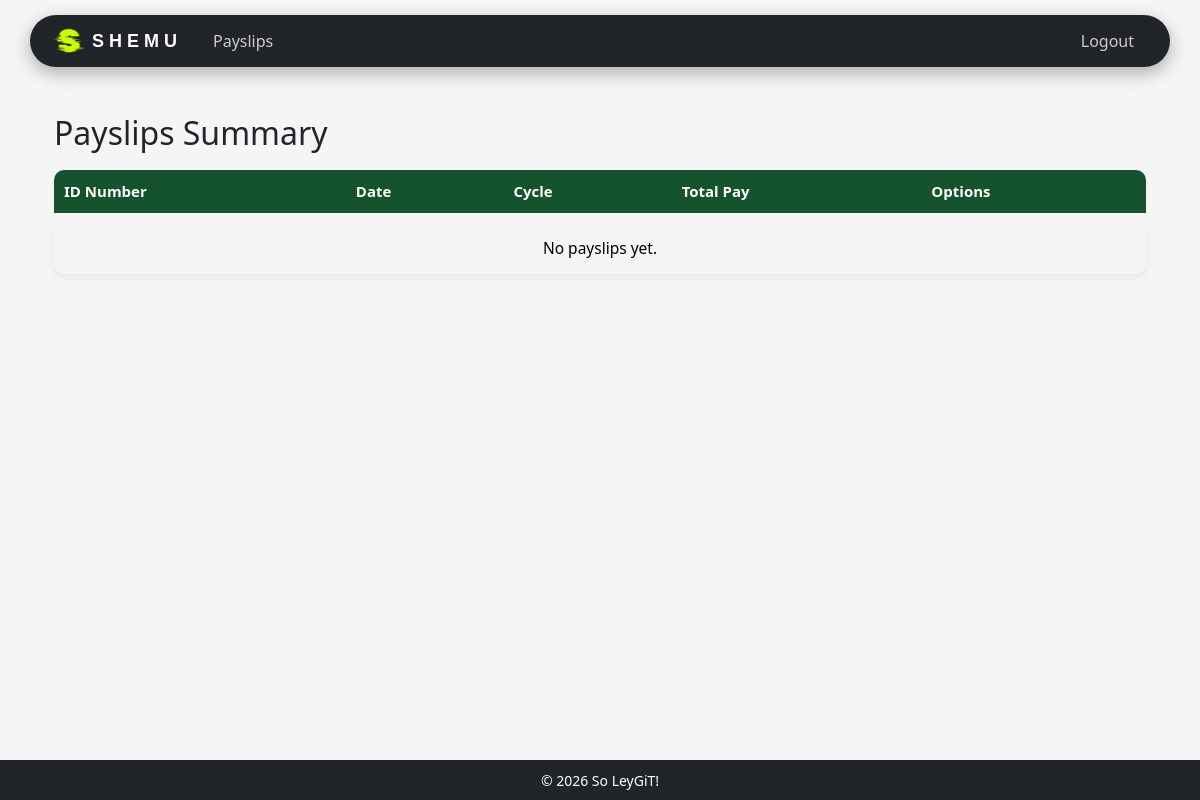
/payslips/ (signed in), run on an earlier commit of the app's database.
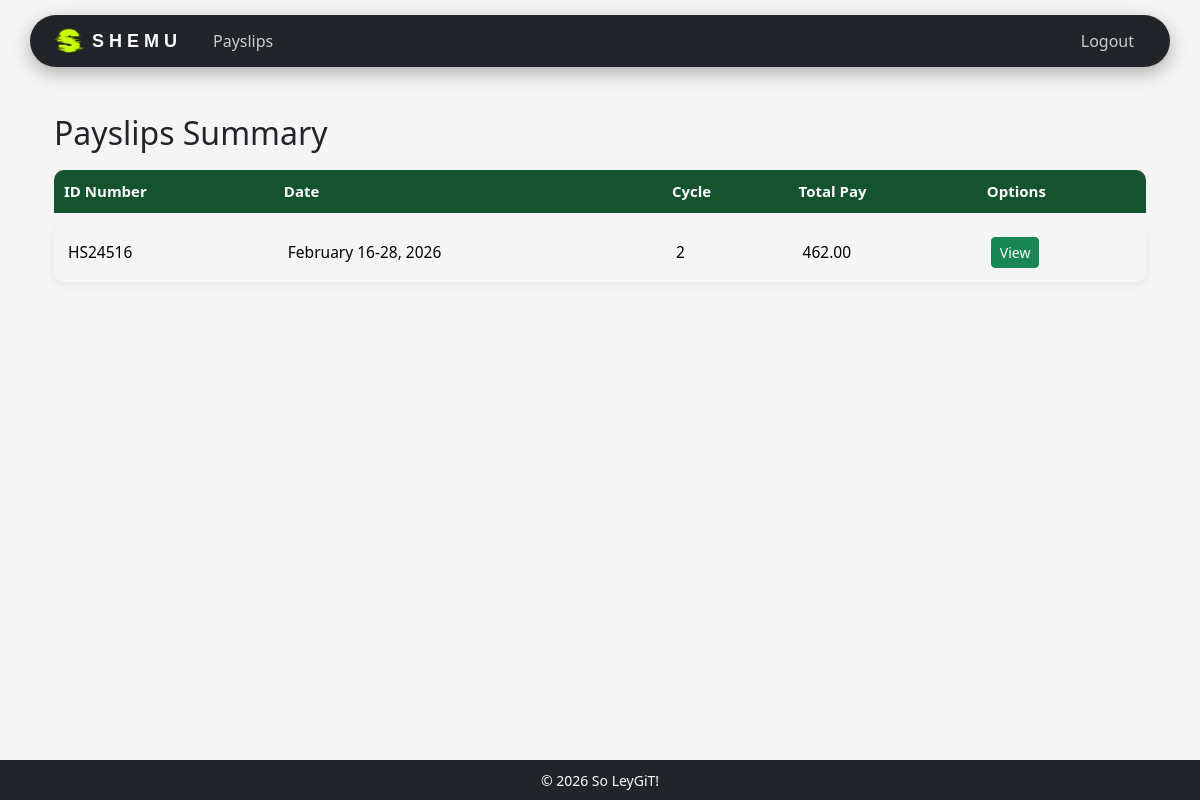
And on a later commit of the database.
### payroll_app/models.py (models this page shows, shortened)
class Payslip(models.Model):
    id_number = models.ForeignKey(Employee, on_delete=models.CASCADE)
    month = models.CharField(max_length=50)
    date_range = models.CharField(max_length=100)
    year = models.CharField(max_length=100)
    pay_cycle = models.IntegerField()
    rate = models.FloatField()
    earnings_allowance = models.FloatField()
    deductions_tax = models.FloatField()
    deductions_health = models.FloatField()
    pag_ibig = models.FloatField()
    sss = models.FloatField()
    overtime = models.FloatField()
    total_pay = models.FloatField()

class Employee(models.Model):
    user = models.OneToOneField(User, on_delete=models.CASCADE, null=True, blank=True)
    name = models.CharField(max_length=200)
    id_number = models.CharField(max_length=200, primary_key=True) # use <str:pk> when linking here
    rate = models.FloatField()
    overtime_pay = models.FloatField(null=True, blank=True, default=0)
    allowance = models.FloatField(null=True, blank=True, default=0)

### payroll_app/views.py (the view, shortened to what this page needs)
# urls.py: path('payslips/', views.payslips_view, name='payslips'),
@login_required
def payslips_view(request):
    if request.user.is_staff:
        payslips = Payslip.objects.all()
        employees = Employee.objects.all()
    else:
        try:
            employee = Employee.objects.get(user=request.user)
            payslips = Payslip.objects.filter(id_number=employee)
            employees = Employee.objects.filter(user=request.user)
        except Employee.DoesNotExist:
            payslips = Payslip.objects.none()
            employees = Employee.objects.none()
    months = ['January', 'February', 'March', 'April', 'May', 'June', 'July', 'August', 'September', 'October', 'November', 'December']
    if request.method == 'POST' and not request.user.is_staff:
        return redirect('payslips')
    context = {
        'payslips': payslips,
        'employees': employees,
        'months': months,
    }
    return render(request, 'payroll_app/payslips.html', context)

### payroll_app/templates/payroll_app/payslips.html (shortened to what this page needs)
{% extends 'payroll_app/base.html' %}
{% block content %}
<div class="container">
    <h2>Payslips Summary</h2>
    <table class="table modern-table">
        <thead class="table-dark">
            <tr>
                <th>ID Number</th>
                <th>Date</th>
                <th>Cycle</th>
                <th>Total Pay</th>
                <th>Options</th>
            </tr>
        </thead>
        <tbody>
            {% for slip in payslips %}
            <tr>
                <td>{{ slip.id_number.id_number }}</td>
                <td>{{ slip.month }} {{ slip.date_range }}, {{ slip.year }}</td>
                <td>{{ slip.pay_cycle }}</td>
                <td>{{ slip.total_pay|floatformat:2 }}</td>
                <td>
                    <a href="{% url 'view_payslip' slip.pk %}" class="btn btn-success btn-sm">View</a>
                </td>
            </tr>
            {% empty %}
            <tr>
                <td colspan="5" class="text-center">No payslips yet.</td>
            </tr>
            {% endfor %}
        </tbody>
    </table>
</div>
{% endblock %}

What changed in the data, as far as the page shows it:
added Payslip: id_number.id_number "HS24516", month "February", date_range "16-28", year "2026", pay_cycle "2", total_pay "462.00"
Also different on the page:
text no longer shown: "No payslips yet."
